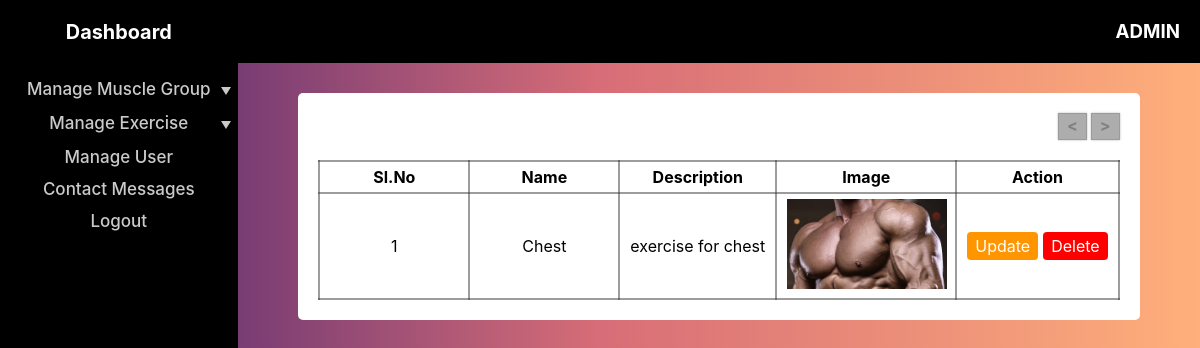
The page /admin/viewMuscleGroups.php (signed in) on the database its author committed.
### tables this page shows
CREATE TABLE `muscle_group` (
  `id` int NOT NULL,
  `name` varchar(60) NOT NULL,
  `description` longtext NOT NULL,
  `photo` varchar(100) NOT NULL
);

### admin/viewMuscleGroups.php (the view, shortened to what this page needs)
<?php
include('./../config/db_connect.php');
$results_per_page = 10;
if (!isset($_GET['page'])) {
    $page = 1;
} else {
    $page = $_GET['page'];
}
$offset = ($page - 1) * $results_per_page;
$sql = "SELECT * FROM muscle_group LIMIT $offset, $results_per_page";
$stmt = mysqli_prepare($conn, $sql);
mysqli_stmt_execute($stmt);
$result = mysqli_stmt_get_result($stmt);
$sql = "SELECT COUNT(*) AS total FROM muscle_group";
$pageResult = $conn->query($sql);
$totalRow = $pageResult->fetch_assoc();
$total_pages = ceil($totalRow["total"] / $results_per_page);
?>
<!DOCTYPE html>
<html lang="en">
<head>
    <link rel="stylesheet" href="./css/adminAllStyle.css">
    <link rel="stylesheet" href="./css/viewMuscleGroup.css">
</head>
<body>
    <?php include('./include/sidebar.php') ?>
    <?php include('./include/header.php') ?>
    <div class="ad-main-content-container">
        <div class="main-container">
            <div class="page-navigation-container">
                <div class="page-arrow-nav-bx">
                    <?php
                    if ($page > 1) {
                        echo "<a href='?page=" . ($page - 1) . "'>&lt;</a> ";
                    } else {
                        echo "<a class='disabled'>&lt;</a> ";
                    }
                    if ($page < $total_pages) {
                        echo "<a href='?page=" . ($page + 1) . "'>&gt;</a> ";
                    } else {
                        echo "<a class='disabled'>&gt;</a> ";
                    }
                    ?>
                </div>
            </div>
            <div class="muscle-group-list-container">
                <table>
                    <tr>
                        <th>Sl.No</th>
                        <th>Name</th>
                        <th>Description</th>
                        <th>Image</th>
                        <th>Action</th>
                    </tr>
                    <?php
                    if (mysqli_num_rows($result) > 0) {
                        $i = 1;
                        while ($row = mysqli_fetch_assoc($result)) {
                            echo "<tr>";
                            echo "<td>" . ($offset + $i) . "</td>";
                            echo "<td>{$row['name']}</td>";
                            echo "<td>{$row['description']}</td>";
                            echo "<td><img class='muscleimg' src='./../uploads/{$row['photo']}'></td>";
                            echo "<td><div class='actionBtnContainer'><a class='updateMuscleBtn' href='updateMuscleGroup.php?id={$row['id']}'>Update</a><a class='deleteMuscleBtn' href='deleteMuscleGroup.php?id={$row['id']}' onclick='return confirmDelete(\"{$row['name']}\")'>Delete</a></div></td>";
                            echo "</tr>";
                            $i++;
                        }
                    } else {
                        echo "<tr>";
                        echo "<td style='color: red;' colspan='5'>No Muscle Group Found</td>";
                        echo "</tr>";
                    }
                    ?>
                </table>
            </div>
        </div>
    </div>
</body>
</html>

### admin/css/adminAllStyle.css (style rules this page uses)
* { margin: 0; padding: 0; box-sizing: border-box; font-family: Inter, system-ui, Avenir, Helvetica, Arial, sans-serif; }
:root { --var-light-sidebar-content : rgb(202, 202, 202); --var-sidebar-active-bg : rgb(26, 64, 178); }
body { background-color: rgb(223, 223, 223); background: linear-gradient(to right, #3a1c71, #d76d77, #ffaf7b); background-attachment: fixed; }
.ad-main-content-container { padding: 10px; }

### admin/css/viewMuscleGroup.css (style rules this page uses)
.main-container { max-width: 90%; width: max-content; margin: 20px auto; background-color: #ffffff; padding: 20px; border-radius: 5px; box-shadow: 0, 0, 10px rgba(48, 48, 48, 0.466); }
.main-container .page-navigation-container { display: flex; justify-content: flex-end; margin: 0 0 20px; }
.main-container .page-navigation-container .page-arrow-nav-bx { display: flex; gap: 4px; }
.main-container .page-navigation-container .page-arrow-nav-bx a { background-color: rgb(255, 255, 255); text-align: center; font-weight: bold; padding: 1px 8px 4px; color: black; text-decoration: none; cursor: pointer; box-shadow: 0 0 2px rgba(113, 113, 113, 0.5); border: 1px solid rgba(128, 128, 128, 0.4); }
.main-container .page-navigation-container .page-arrow-nav-bx a.disabled { cursor: not-allowed; background-color: rgb(173, 173, 173); color: gray; }
.main-container .muscle-group-list-container { width: 100%; }
.main-container .muscle-group-list-container table { border-collapse: collapse; margin: auto; }
.main-container .muscle-group-list-container table th, td { border: 2px solid rgba(59, 59, 59, 0.5); padding: 5px 10px; word-wrap: break-word; max-width: 180px; text-align: center; min-width: 150px; }
.main-container .muscle-group-list-container table td img.muscleimg { width: 160px; height: 90px; object-fit: cover; }
.main-container .muscle-group-list-container table td div.actionBtnContainer { display: flex; gap: 5px; }
.main-container .muscle-group-list-container table td a.updateMuscleBtn, a.deleteMuscleBtn { text-decoration: none; color: #ffffff; padding: 4px 8px; border-radius: 4px; }
.main-container .muscle-group-list-container table td a.updateMuscleBtn { background-color: rgb(255, 149, 0); }
.main-container .muscle-group-list-container table td a.deleteMuscleBtn { background-color: rgb(255, 0, 0); }

### rows shown on the page
muscle_group: i "1", name "Chest", description "exercise for chest", photo (picture)
